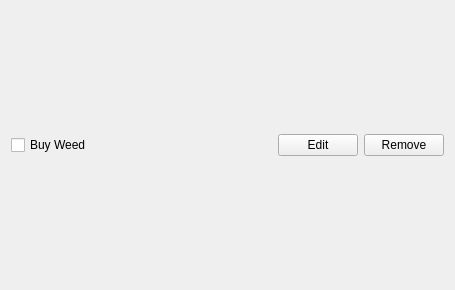
<?xml version="1.0" encoding="UTF-8"?>
<ui version="4.0">
 <class>Task</class>
 <widget class="QWidget" name="Task">
  <property name="geometry">
   <rect>
    <x>0</x>
    <y>0</y>
    <width>455</width>
    <height>290</height>
   </rect>
  </property>
  <property name="windowTitle">
   <string>Form</string>
  </property>
  <layout class="QVBoxLayout" name="verticalLayout">
   <item>
    <layout class="QHBoxLayout" name="horizontalLayout">
     <item>
      <widget class="QCheckBox" name="checkbox">
       <property name="text">
        <string>Buy Weed</string>
       </property>
      </widget>
     </item>
     <item>
      <spacer name="horizontalSpacer">
       <property name="orientation">
        <enum>Qt::Horizontal</enum>
       </property>
       <property name="sizeHint" stdset="0">
        <size>
         <width>40</width>
         <height>20</height>
        </size>
       </property>
      </spacer>
     </item>
     <item>
      <widget class="QPushButton" name="editButton">
       <property name="text">
        <string>Edit</string>
       </property>
      </widget>
     </item>
     <item>
      <widget class="QPushButton" name="removeButton">
       <property name="text">
        <string>Remove</string>
       </property>
      </widget>
     </item>
    </layout>
   </item>
  </layout>
 </widget>
 <resources/>
 <connections/>
</ui>
